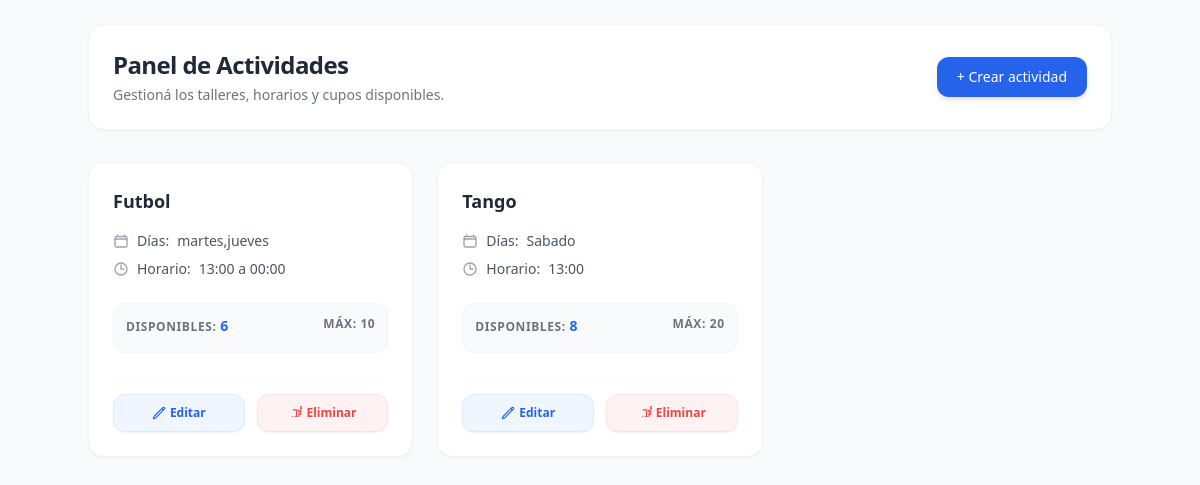
/actividades/, run on an earlier commit of the app's database.
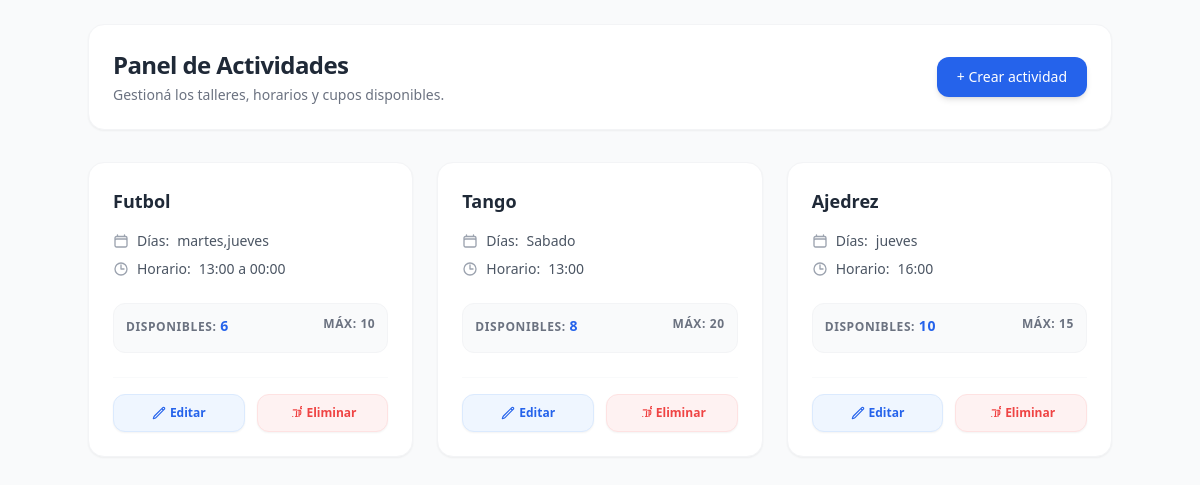
And on a later commit of the database.
### apps/actividades/models.py (models this page shows, shortened)
class Actividad(models.Model):
    nombre = models.CharField(max_length=100)
    dias = models.CharField(max_length=40)
    horario = models.CharField(max_length=20)
    cupo_max = models.IntegerField()
    cupo_disponible = models.IntegerField()

### apps/actividades/views.py (the view)
# urls.py: path('', ActividadListView.as_view(), name='list'),
class ActividadListView(ListView):
    model = Actividad
    template_name = 'actividades/list.html'
    context_object_name = 'actividades'

### templates/actividades/list.html (shortened to what this page needs)
<!DOCTYPE html>
<html lang="es">
<head>
    <script src="https://cdn.tailwindcss.com"></script>
</head>
<body class="bg-gray-50 p-6 min-h-screen">
    <div class="container mx-auto max-w-5xl">
        <header class="flex flex-col sm:flex-row justify-between items-center bg-white p-6 rounded-2xl shadow-sm border border-gray-100 mb-8 gap-4">
            <div>
                <h1 class="text-2xl font-bold text-gray-800 tracking-tight">Panel de Actividades</h1>
                <p class="text-sm text-gray-500 mt-1">Gestioná los talleres, horarios y cupos disponibles.</p>
            </div>
            <a href="{% url 'actividades:create' %}" class="bg-blue-600 hover:bg-blue-700 text-white text-sm font-medium px-5 py-2.5 rounded-xl shadow-md transition-all duration-150 transform active:scale-95 block">
                + Crear actividad
            </a>
        </header>
        <div class="grid grid-cols-1 md:grid-cols-2 lg:grid-cols-3 gap-6">
            {% for actividad in actividades %}
            <div class="bg-white rounded-2xl shadow-sm border border-gray-100 p-6 flex flex-col justify-between hover:shadow-md transition-shadow duration-200 group">
                <div>
                    <h3 class="text-lg font-bold text-gray-800 group-hover:text-blue-600 transition-colors mb-4">
                        {{ actividad.nombre }}
                    </h3>
                    <div class="space-y-2 mb-6">
                        <div class="flex items-center gap-2 text-sm text-gray-600">
                            <span class="font-medium">Días:</span> {{ actividad.dias }}
                        </div>
                        <div class="flex items-center gap-2 text-sm text-gray-600">
                            <svg xmlns="http://www.w3.org/2000/svg" fill="none" viewBox="0 0 24 24" stroke-width="2" stroke="currentColor" class="w-4 h-4 text-gray-400">
                                <path stroke-linecap="round" stroke-linejoin="round" d="M12 6v6h4.5m4.5 0a9 9 0 1 1-18 0 9 9 0 0 1 18 0z" />
                            </svg>
                            <span class="font-medium">Horario:</span> {{ actividad.horario }}
                        </div>
                    </div>
                    <div class="bg-gray-50 rounded-xl p-3 mb-6 border border-gray-100">
                        <div class="flex justify-between text-xs font-semibold text-gray-500 uppercase tracking-wider mb-1">
                            <span>Disponibles: <strong class="text-blue-600 text-sm font-bold">{{ actividad.cupo_disponible }}</strong></span>
                            <span>Máx: {{ actividad.cupo_max }}</span>
                        </div>
                    </div>
                </div>
                <div class="grid grid-cols-2 gap-3 pt-4 border-t border-gray-50">
                    <a href="{% url 'actividades:update' actividad.id %}" class="inline-flex items-center justify-center gap-1 bg-blue-50 hover:bg-blue-100 text-blue-600 text-xs font-semibold py-2.5 rounded-xl border border-blue-100 transition-all duration-150 transform active:scale-95 shadow-sm">
                        Editar
                    </a>
                    <a href="{% url 'actividades:delete' actividad.id %}" class="inline-flex items-center justify-center gap-1 bg-red-50 hover:bg-red-100 text-red-500 text-xs font-semibold py-2.5 rounded-xl border border-red-100 transition-all duration-150 transform active:scale-95 shadow-sm">
                        Eliminar
                    </a>
                </div>
            </div>
            {% empty %}
            <div class="col-span-1 md:col-span-2 lg:col-span-3 text-center py-12 bg-white rounded-2xl border border-gray-100 shadow-sm">
                <p class="text-sm text-gray-400 font-medium">No hay actividades registradas en el sistema todavía.</p>
            </div>
            {% endfor %}
        </div>
    </div>
</body>
</html>

What changed in the data, as far as the page shows it:
added Actividad: nombre "Ajedrez", dias "jueves", horario "16:00", cupo_disponible "10", cupo_max "15"
